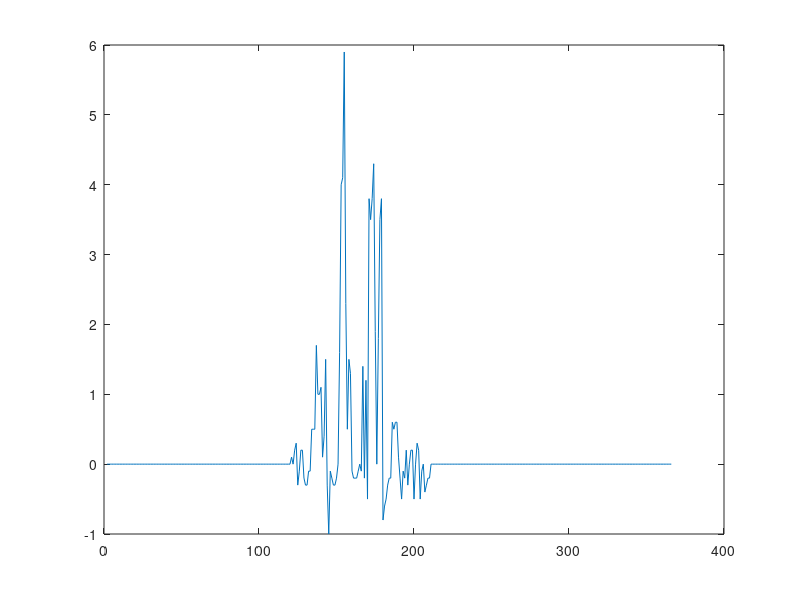

This chart was generated by the following MATLAB code:
% p45 in Wisodm of the Hive

%May: dandelion, June: black locust/raspberry/sumac, July: basswood
t=[1:365];
p=zeros(365,1);
%May
f=[0.1,0,0.2,0.3,-0.3,-0.1,0.2,0.2,-0.2,-0.3,-0.3,-0.1,-0.1,0.5,0.5,0.5,1.7,1.0,1.0,1.1,0.1,0.4,1.5,-0.3,-1,-0.1,-0.2,-0.3,-0.3,-0.2];

for i=120:149
  p(i)=f(i-119);
end

%June
g=[0,1.6,4,4.1,5.9,2.3,0.5,1.5,1.3,-0.1,-0.2,-0.2,-0.2,-0.1,0,-0.1,1.4,-0.2,1.2,-0.5,3.8,3.5,3.8,4.3,1.9,0,1.8,3.5,3.8,-0.8];
for i=150:179
  p(i)=g(i-149);
end

%July
h=[-0.6,-0.5,-0.3,-0.2,-0.2,0.6,0.5,0.6,0.6,0.1,-0.2,-0.5,-0.1,-0.2,0.2,-0.3,0,0.2,0.2,-0.5,0,0.3,0.2,-0.5,-0.1,0,-0.4,-0.3,-0.2,-0.2];
for i=180:209
  p(i)=h(i-179);
end


t0 = 0:1:365;

plot(interp1(t,p,t0','spline'))
